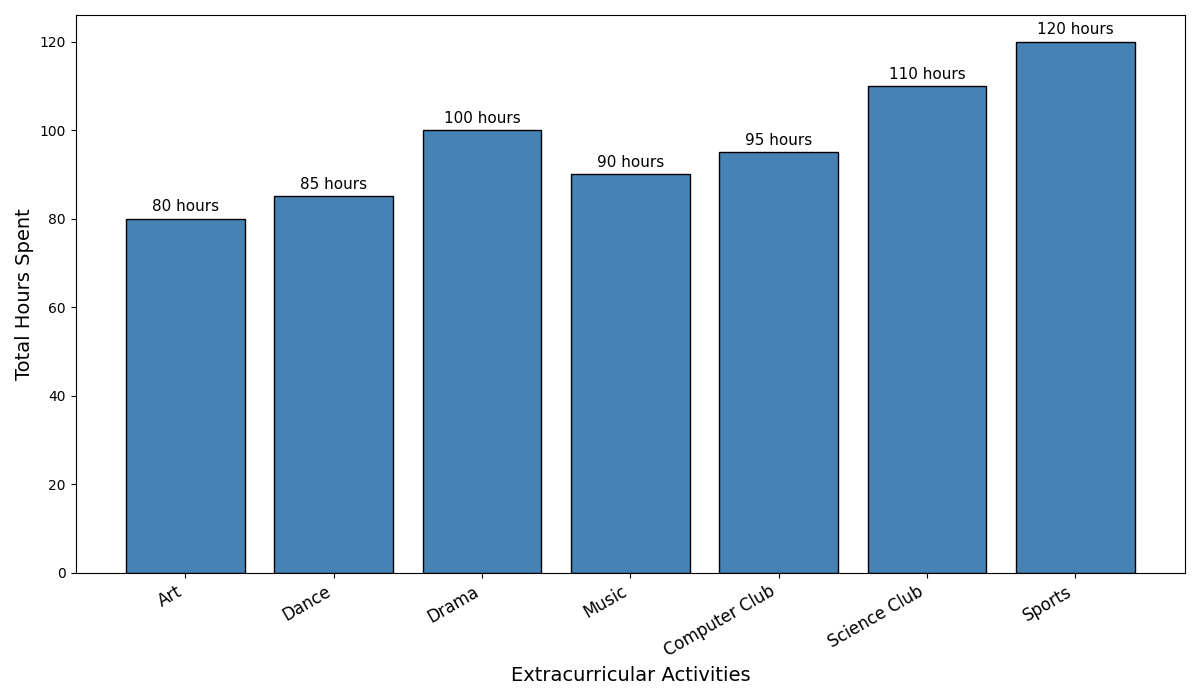

The script that drew this image:
import matplotlib.pyplot as plt
import numpy as np

subjects = ["Art", "Dance", "Drama", "Music", "Computer Club", "Science Club", "Sports"]
hours_spent = np.array([80, 85, 100, 90, 95, 110, 120])

fig, ax = plt.subplots(figsize=(12, 7))

bar_positions = np.arange(len(subjects))
bars = ax.bar(bar_positions, hours_spent, color='#4682b4', edgecolor='black', linewidth=1)

ax.set_xlabel('Extracurricular Activities', fontsize=14)
ax.set_ylabel('Total Hours Spent', fontsize=14)

ax.set_xticks(bar_positions)
ax.set_xticklabels(subjects, rotation=30, ha='right', fontsize=12)

for bar in bars:
    height = bar.get_height()
    ax.annotate(f'{height} hours', 
                xy=(bar.get_x() + bar.get_width() / 2, height), 
                xytext=(0, 3), 
                textcoords="offset points",
                ha='center', va='bottom', fontsize=11, color='black')

plt.tight_layout()
plt.show()
